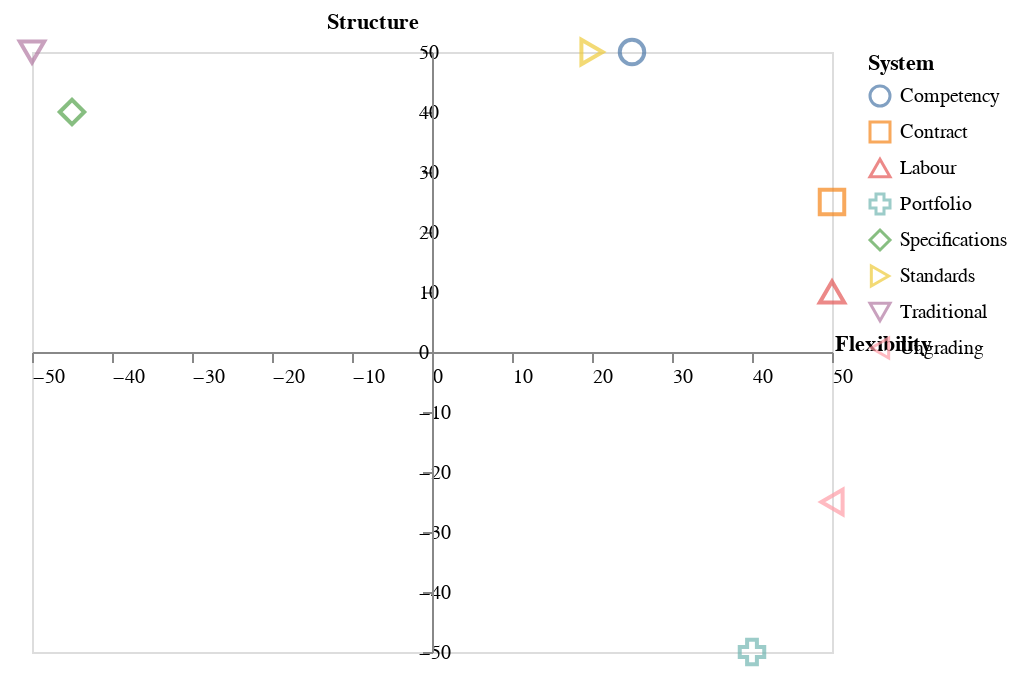

Notebook code for this chart:
### Code cell
import altair as alt

alt.Chart(df).encode(
    alt.X("Flexibility", axis=alt.Axis(offset=-150)),
    alt.Y("Structure", axis=alt.Axis(offset=-200)),
    alt.Shape("System"),
    alt.Color("System"),
).mark_point(size=150).configure_axisY(
    titleAngle=0, titleY=-10, titleX=-30, labelAlign="left"
).configure_axisX(
    titleAngle=0, titleY=-10, titleX=425, labelAlign="left"
).configure_axis(
    grid=False
)

### Figure 1 — Vega-Lite specification as saved in the notebook (floating-point values rounded to 4 significant figures)
{"config": {"view": {"continuousWidth": 400, "continuousHeight": 300}, "axis": {"grid": false}, "axisX": {"labelAlign": "left", "titleAngle": 0, "titleX": 425, "titleY": -10}, "axisY": {"labelAlign": "left", "titleAngle": 0, "titleX": -30, "titleY": -10}}, "data": {"name": "data-043e1c9a0666a07d181d94d037e71571"}, "mark": {"type": "point", "size": 150}, "encoding": {"color": {"field": "System", "type": "nominal"}, "shape": {"field": "System", "type": "nominal"}, "x": {"axis": {"offset": -150}, "field": "Flexibility", "type": "quantitative"}, "y": {"axis": {"offset": -200}, "field": "Structure", "type": "quantitative"}}, "$schema": "https://vega.github.io/schema/vega-lite/v4.17.0.json", "datasets": {"data-043e1c9a0666a07d181d94d037e71571": [{"System": "Traditional", "Flexibility": -50, "Student Agency": -50, "Instructor Effort": 50, "Competition": 50, "Learning": -25, "Student Effort": 0, "Instructor-Student Collaboration": -50, "Structure": 50}, {"System": "Standards", "Flexibility": 20, "Student Agency": -25, "Instructor Effort": 40, "Competition": 40, "Learning": 0, "Student Effort": 30, "Instructor-Student Collaboration": -25, "Structure": 50}, {"System": "Competency", "Flexibility": 25, "Student Agency": -25, "Instructor Effort": 40, "Competition": 40, "Learning": 0, "Student Effort": 30, "Instructor-Student Collaboration": -25, "Structure": 50}, {"System": "Contract", "Flexibility": 50, "Student Agency": 40, "Instructor Effort": 30, "Competition": 0, "Learning": 30, "Student Effort": 40, "Instructor-Student Collaboration": 40, "Structure": 25}, {"System": "Ungrading", "Flexibility": 50, "Student Agency": 50, "Instructor Effort": 0, "Competition": -50, "Learning": 50, "Student Effort": 20, "Instructor-Student Collaboration": 50, "Structure": -25}, {"System": "Specifications", "Flexibility": -45, "Student Agency": -25, "Instructor Effort": 25, "Competition": -25, "Learning": 25, "Student Effort": 40, "Instructor-Student Collaboration": 0, "Structure": 40}, {"System": "Portfolio", "Flexibility": 40, "Student Agency": 30, "Instructor Effort": 20, "Competition": -25, "Learning": 40, "Student Effort": 20, "Instructor-Student Collaboration": 30, "Structure": -50}, {"System": "Labour", "Flexibility": 50, "Student Agency": 50, "Instructor Effort": 30, "Competition": 0, "Learning": -10, "Student Effort": 10, "Instructor-Student Collaboration": 30, "Structure": 10}]}}
